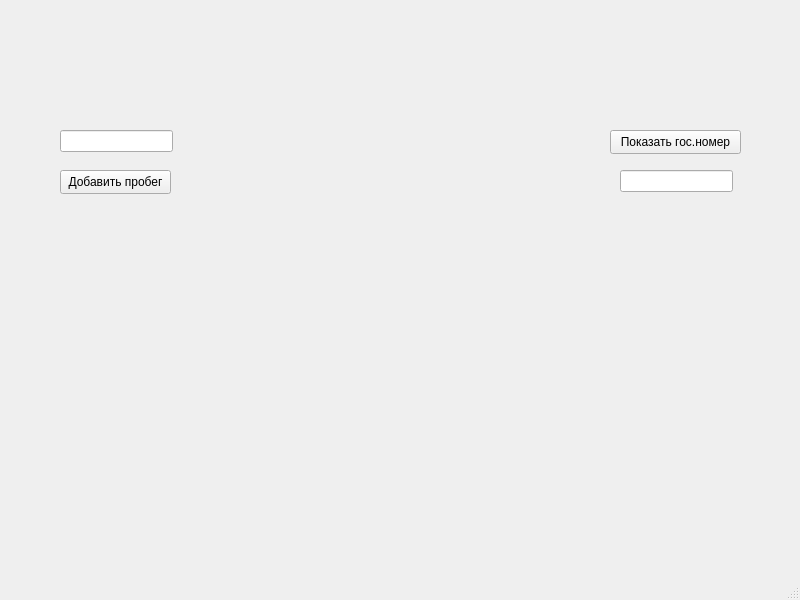
<?xml version="1.0" encoding="UTF-8"?>
<ui version="4.0">
 <class>MainWindow</class>
 <widget class="QMainWindow" name="MainWindow">
  <property name="geometry">
   <rect>
    <x>0</x>
    <y>0</y>
    <width>800</width>
    <height>600</height>
   </rect>
  </property>
  <property name="windowTitle">
   <string>MainWindow</string>
  </property>
  <widget class="QWidget" name="centralwidget">
   <widget class="QPushButton" name="addKm">
    <property name="geometry">
     <rect>
      <x>60</x>
      <y>170</y>
      <width>111</width>
      <height>24</height>
     </rect>
    </property>
    <property name="text">
     <string>Добавить пробег</string>
    </property>
   </widget>
   <widget class="QLineEdit" name="Km">
    <property name="geometry">
     <rect>
      <x>60</x>
      <y>130</y>
      <width>113</width>
      <height>22</height>
     </rect>
    </property>
   </widget>
   <widget class="QPushButton" name="showGovNum">
    <property name="geometry">
     <rect>
      <x>610</x>
      <y>130</y>
      <width>131</width>
      <height>24</height>
     </rect>
    </property>
    <property name="text">
     <string>Показать гос.номер</string>
    </property>
   </widget>
   <widget class="QLineEdit" name="govNum">
    <property name="geometry">
     <rect>
      <x>620</x>
      <y>170</y>
      <width>113</width>
      <height>22</height>
     </rect>
    </property>
   </widget>
   <widget class="QLabel" name="myCarInfo">
    <property name="geometry">
     <rect>
      <x>70</x>
      <y>30</y>
      <width>661</width>
      <height>71</height>
     </rect>
    </property>
    <property name="text">
     <string/>
    </property>
   </widget>
  </widget>
  <widget class="QMenuBar" name="menubar">
   <property name="geometry">
    <rect>
     <x>0</x>
     <y>0</y>
     <width>800</width>
     <height>22</height>
    </rect>
   </property>
  </widget>
  <widget class="QStatusBar" name="statusbar"/>
 </widget>
 <resources/>
 <connections/>
</ui>
